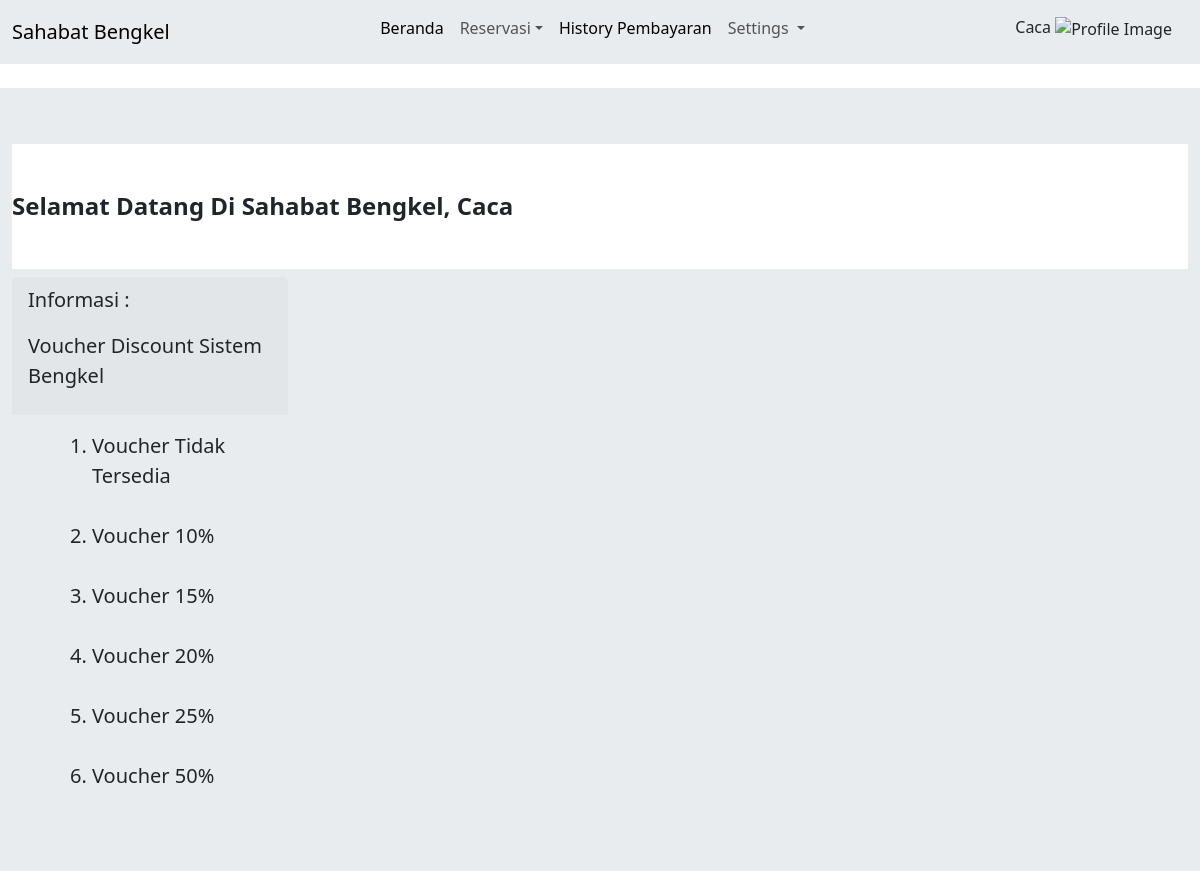
/view/Dshboard/index.php (signed in), run on the app's committed database.
### tables this page shows
CREATE TABLE `sistem` (
  `id` int(11) NOT NULL,
  `informasi` varchar(100) NOT NULL,
  `beranda` text NOT NULL
);

### view/Dshboard/index.php (the view)
<?php
require_once("../tampilan/header.php");
require_once("../tampilan/navbar.php");
$info = mysqli_fetch_array($koneksi->query("SELECT * from sistem"));
?>
<div class="container-fluid mb-2 mb-lg-2 py-5 mt-4 mt-lg-4 bg-body-secondary">
    <h3 class="mt-2 mt-lg-2 fs-4 fw-semibold bg-white py-5">Selamat Datang Di Sahabat Bengkel,
        <?=ucfirst($_SESSION["nama"])?>
    </h3>
    <div class="row">
        <div class="col-sm-3 col-md-3">
            <div class="card bg-transparent border-transparent border-0">
                <div class="card-header border-transparent border-0">
                    <p class="fs-5">Informasi : <br></p>
                    <?php echo $info["informasi"] ?>
                </div>
                <div class="card-body">
                    <?php echo $info["beranda"] ?>
                </div>
            </div>
        </div>
    </div>
</div>
<?php
require_once("../tampilan/footer.php");
?>

### data on the page
sistem: informasi "Voucher Discount Sistem Bengkel", beranda "Voucher Tidak Tersedia Voucher 10% Voucher 15% Voucher 20% Voucher 25% Voucher 50%"

### other printed values
$_SESSION["nama"] "Caca"
